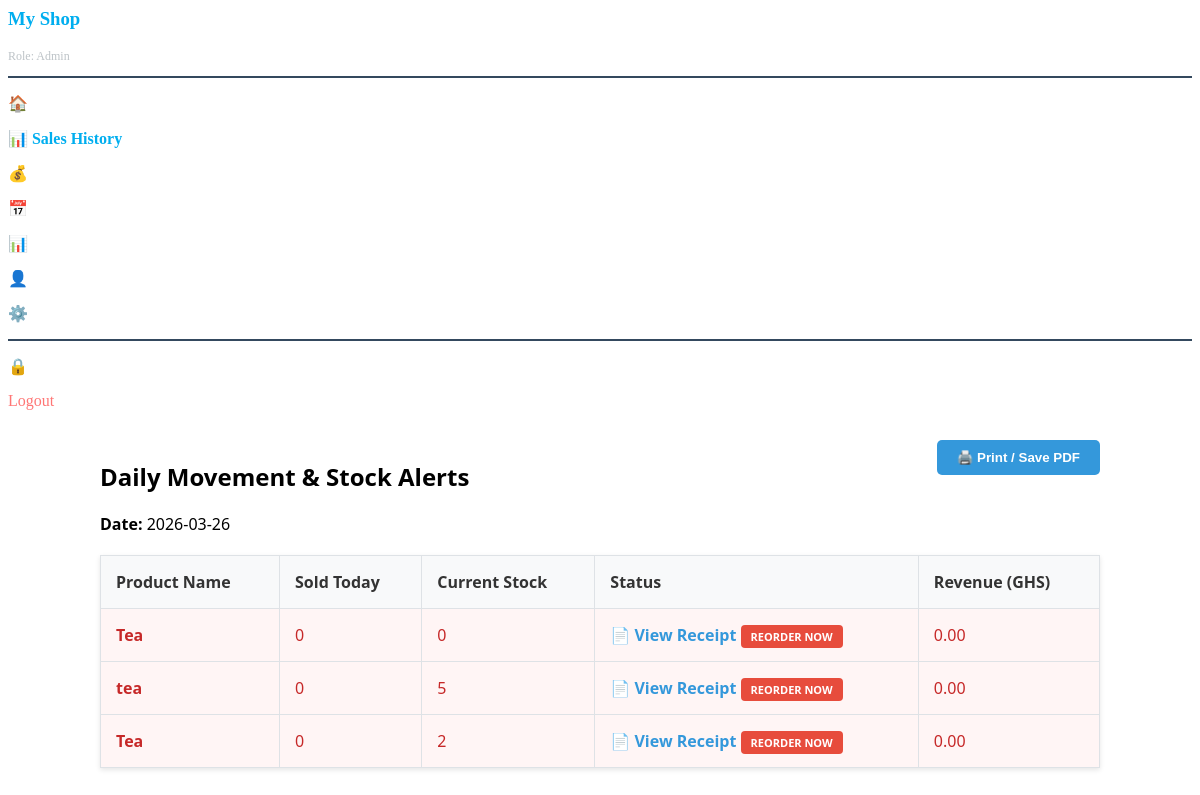
Before: /reports/daily_items (signed in) with the older database file.
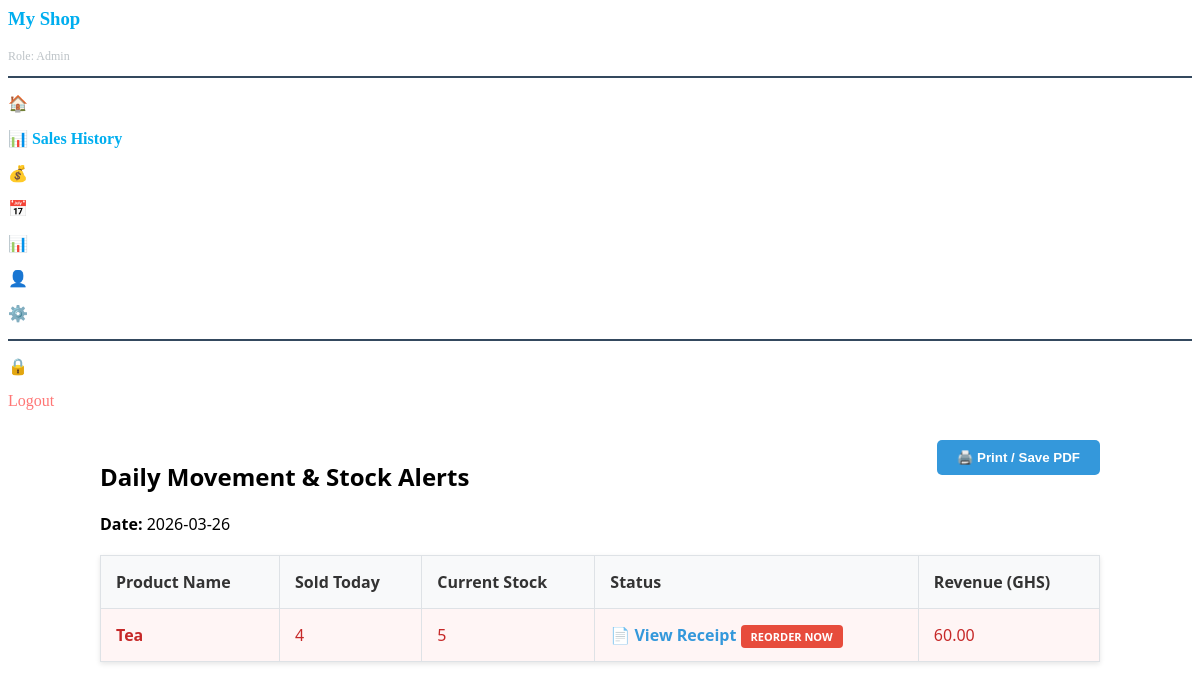
After: the same page with the newer database file.
### tables this page shows
CREATE TABLE products (
            id INTEGER PRIMARY KEY AUTOINCREMENT, 
            name TEXT NOT NULL,
            category TEXT DEFAULT 'General', 
            sell_price REAL NOT NULL, 
            quantity INTEGER NOT NULL CHECK(quantity >= 0),
            is_active INTEGER DEFAULT 1,
            min_stock_level INTEGER DEFAULT 5,
            date_added DATETIME DEFAULT (strftime('%Y-%m-%d %H:%M:%S', 'now')));

### app.py (the view)
@app.route('/reports/daily_items')
@admin_required
def daily_items_report():
    target_date = request.args.get('date', datetime.utcnow().strftime('%Y-%m-%d'))
    db = get_db()
    report_data = db.execute('''
        SELECT
            p.name,
            p.quantity,
            p.min_stock_level,
            SUM(s.quantity) as total_sold,
            SUM(s.total_price) as revenue
        FROM products p
        LEFT JOIN sales s ON p.id = s.product_id AND DATE(s.timestamp) = ?
        GROUP BY p.id
        HAVING total_sold > 0 OR p.quantity <= p.min_stock_level
        ORDER BY (p.quantity <= p.min_stock_level) DESC, total_sold DESC
    ''', (target_date,)).fetchall()
    return render_template('daily_items.html', items=report_data, date=target_date)

### app.py (called while the page is built)
def get_db():
    if 'db' not in g:
        g.db = sqlite3.connect(DATABASE)
        g.db.row_factory = sqlite3.Row
        g.db.execute("PRAGMA foreign_keys = ON")
    return g.db

@app.teardown_appcontext
def close_connection(exception):
    db = g.pop('db', None)
    if db is not None:
        db.close()

def admin_required(f):
    @wraps(f)
    def decorated_function(*args, **kwargs):
        if session.get('role') != 'Admin':
            flash("Unauthorized! Admin rights required.")
            return redirect(url_for('dashboard'))
        return f(*args, **kwargs)
    return decorated_function

@app.context_processor
def inject_shop():
    db = get_db()
    shop_data = db.execute("SELECT * FROM shop_settings WHERE id = 1").fetchone()
    return dict(shop=shop_data)

### templates/daily_items.html (shortened to what this page needs)
    <div class="sidebar">
        <h3 style="color: #00AEEF;">{{ shop.shop_name }}</h3>
        <p style="font-size: 12px; color: #bdc3c7;">Role: {{ session['role'] }}</p>
        <hr style="border: 0.5px solid #34495e;">
        <a href="/dashboard" style="color:white; text-decoration: none;"><p>🏠 POS Dashboard</p></a>
        <p style="color: #00AEEF;"><strong>📊 Sales History</strong></p>
        {% if session['role'] == 'Admin' %}
            <a href="/cash" style="color:white; text-decoration: none;"><p>💰 Cash Management</p></a>
            <a href="/sales?filter=today" style="color: #ffffff; text-decoration: none;"><p>📅 Daily Sales</p></a>
            <a href="/reports" style="color:white; text-decoration: none;"><p>📊 Financial Reports</p></a>
            <a href="/register" style="color:white; text-decoration: none;"><p>👤 Register Staff</p></a>
            <a href="/settings" style="color:white; text-decoration: none;"><p>⚙️ Shop Settings</p></a>
        {% endif %}
        <hr style="border: 0.5px solid #34495e;">
        <a href="/change_password" style="color:white; text-decoration: none;"><p>🔒 Change Password</p></a>
        <a href="/logout" style="color:#ff7675; text-decoration: none;">Logout</a>
    </div>
<div class="report-container">
    <button onclick="window.print()" class="btn-print">🖨️ Print / Save PDF</button>
    <h2>Daily Movement & Stock Alerts</h2>
    <p><strong>Date:</strong> {{ date }}</p>
    <table class="report-table">
        <thead>
            <tr>
                <th>Product Name</th>
                <th>Sold Today</th>
                <th>Current Stock</th>
                <th>Status</th>
                <th>Revenue (GHS)</th>
            </tr>
        </thead>
        <tbody>
            {% for item in items %}
            <tr class="{{ 'stock-critical' if item.quantity <= item.min_stock_level else '' }}">
                <td><strong>{{ item.name }}</strong></td>
                <td>{{ item.total_sold or 0 }}</td>
                <td>{{ item.quantity }}</td>
                <td>
                    <a href="/print_receipt/{{ item.transaction_id }}" target="_blank"
                       style="color: #3498db; text-decoration: none; font-weight: bold;">
                       📄 View Receipt
                    </a>
                    {% if item.quantity <= item.min_stock_level %}
                        <span class="badge-reorder">REORDER NOW</span>
                    {% else %}
                        <span class="badge-ok">✓ OK</span>
                    {% endif %}
                </td>
                <td>{{ "{:,.2f}".format(item.revenue or 0) }}</td>
            </tr>
            {% endfor %}
        </tbody>
    </table>
</div>

Changed rows visible on the page:
removed products: name "tea", total_sold "0", quantity "5", min_stock_level "REORDER NOW", revenue "0.00"
removed products: name "Tea", total_sold "0", quantity "2", min_stock_level "REORDER NOW", revenue "0.00"
changed products "Tea": quantity "0" → "4"; quantity "0" → "5"; quantity "0.00" → "60.00"
